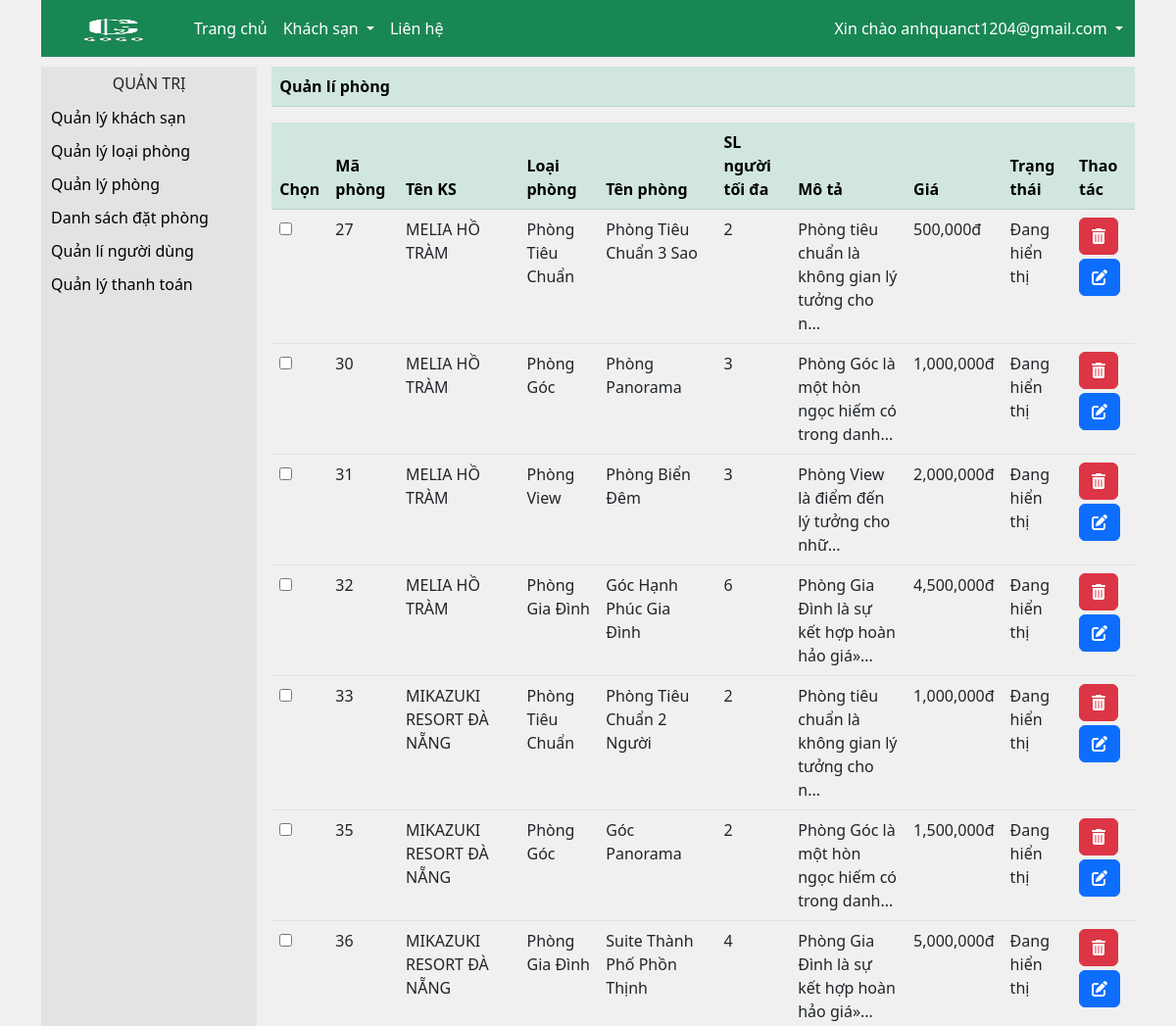
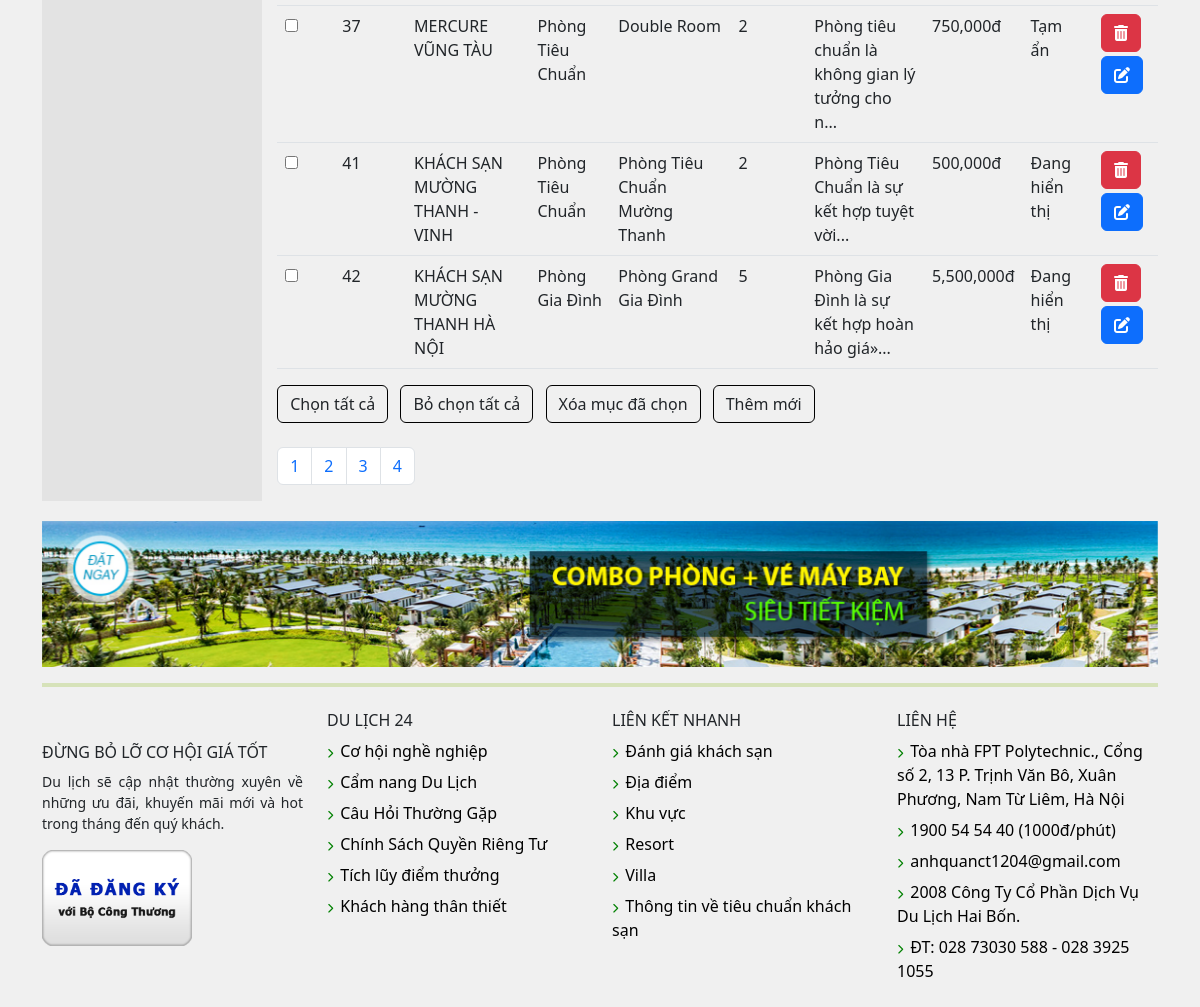
The page /?action=managerRoom (signed in) on the database its author committed (2 pictures, top to bottom).
### tables this page shows
CREATE TABLE `room` (
  `RoomID` int NOT NULL,
  `HotelID` int NOT NULL,
  `RoomTypeID` int NOT NULL,
  `RoomName` varchar(200) NOT NULL,
  `MaximumNumber` int NOT NULL,
  `Description` text NOT NULL,
  `Image` varchar(200) NOT NULL,
  `Price` int NOT NULL,
  `DisplayRoomID` int NOT NULL
);

CREATE TABLE `hotel` (
  `HotelID` int NOT NULL,
  `NameHotel` varchar(200) NOT NULL,
  `Image` varchar(200) NOT NULL,
  `Address` varchar(400) NOT NULL,
  `Phone` varchar(40) NOT NULL,
  `Email` varchar(100) NOT NULL,
  `Views` int DEFAULT NULL,
  `DisplayHotelID` int NOT NULL
);

CREATE TABLE `roomtype` (
  `RoomTypeID` int NOT NULL,
  `RoomTypeName` varchar(200) NOT NULL,
  `Description` text NOT NULL,
  `DisplayRoomTypeID` int NOT NULL
);

### model/room.php (called while the page is built, shortened)
<?php
    function getCountRoom() {
        $conn = connectDB() ;
        $sql = "SELECT COUNT(*) AS `CountRoom` FROM `room`" ;
        $result = $conn -> query($sql) -> fetch() ;
        return $result ;
    }
    function getRoomAdmin() {
        if(isset($_GET['pages'])) {
            $pages = $_GET['pages'] ;
        }else {
            $pages = 1 ;
        }
        $location = ($pages - 1) * 10 ;
        $conn = connectDB() ;
        $sql = "SELECT `hotel`.`NameHotel` , `roomtype`.`RoomTypeName` , `room`.* FROM `room`
        JOIN `hotel` ON `hotel`.`HotelID` = `room`.`HotelID`
        JOIN `roomtype` ON `roomtype`.`RoomTypeID` = `room`.`RoomTypeID` LIMIT $location,10" ;
        $result = $conn -> query($sql) -> fetchAll() ;
        return $result ;
    }
?>

### views/admin/room/rooms.php (the view, shortened to what this page needs)
    <div class="box">
    <?php
        require './views/admin/navAdmin.php' ;
    ?>
    <div>
        <table class="table">
            <thead class="table-success">
                <tr>
                    <th>Quản lí phòng</th>
                </tr>
            </thead>
        </table>
        <form action="" method="post">
            <table class="table table-hover">
                <thead class="table-success">
                    <tr>
                        <th>Chọn</th>
                        <th>Mã phòng</th>
                        <th>Tên KS</th>
                        <th>Loại phòng</th>
                        <th>Tên phòng</th>
                        <th>SL người tối đa</th>
                        <th>Mô tả</th>
                        <th>Giá</th>
                        <th>Trạng thái</th>
                        <th>Thao tác</th>
                    </tr>
                </thead>
                <tbody>
                    <?php foreach($listRooms as $Rooms => $Room) : ?>
                        <tr>
                            <td><input type="checkbox" name="RoomID[]" id="checkList" value="<?php echo $Room -> RoomID ?>"></td>
                            <td><?php echo $Room -> RoomID ?></td>
                            <td><?php echo $Room -> NameHotel ?></td>
                            <td><?php echo $Room -> RoomTypeName ?></td>
                            <td><?php echo $Room -> RoomName ?></td>
                            <td><?php echo $Room -> MaximumNumber ?></td>
                            <td><?php echo substr($Room -> Description , 0 , 55) .'...' ?></td>
                            <td><?php echo number_format($Room -> Price) .'đ' ?></td>
                            <td><?php echo $Room -> DisplayRoomID == 1 ? "Đang hiển thị" : "Tạm ẩn" ; ?></td>
                            <td>
                                <a href="?action=managerRoom&&DeleteRoomID=<?php echo $Room -> RoomID ?>" onclick="return confirm('Bạn chắc chắn xóa chứ ?');" class="btn btn-danger"><i class="fa-solid fa-trash-can"></i></a>
                                <a href="?action=updateRoom&&UpdateRoomID=<?php echo $Room -> RoomID ?>" class="btn btn-primary my-1"><i class="fa-solid fa-pen-to-square"></i></a>
                            </td>
                        </tr>
                    <?php endforeach ; ?>
                </tbody>
            </table>
            <tr>
                <a class="btn open_checked button-admin">Chọn tất cả</a>
                <a class="btn close_checked mx-2 button-admin">Bỏ chọn tất cả</a>
                <button type="submit" class="btn delete_checked button-admin" onclick="return confirm('Bạn chắc chắn xóa chứ ?');" name="delete_checked">Xóa mục đã chọn</button>
                <a class="btn mx-2 button-admin" data-bs-toggle="modal" data-bs-target="#exampleModal">Thêm mới</a>
            </tr>
        </form>
        <nav aria-label="..." class="mt-4">
            <ul class="pagination">
                <?php for($i = 1 ; $i <= ceil($count/10) ; $i ++) {
                ?>
                <li class="page-item"><a class="page-link" href="?action=managerRoom&&pages=<?php echo $i ?>"><?php echo $i ?></a></li>
                <?php
                } ?>
            </ul>
        </nav>
    </div>
</div>

### css/style.css (style rules this page uses)
* { margin: 0; padding: 0; box-sizing: border-box; }
body { background-color: #f0f0f0; }
.box { display: grid; grid-template-columns: 1fr 4fr; gap : 15px ; margin-top : 10px ; }
.button-admin { border: 1px solid black; }

### views/admin/navAdmin.php (style rules this page uses)
a { text-decoration: none; }

### rows shown on the page
room: RoomID "27", HotelID.NameHotel "MELIA HỒ TRÀM", RoomTypeID.RoomTypeName "Phòng Tiêu Chuẩn", RoomName "Phòng Tiêu Chuẩn 3 Sao", MaximumNumber "2", Description "Phòng tiêu chuẩn là không gian lý tưởng cho n", Price "500,000", DisplayRoomID "Đang hiển thị"
room: RoomID "30", HotelID.NameHotel "MELIA HỒ TRÀM", RoomTypeID.RoomTypeName "Phòng Góc", RoomName "Phòng Panorama", MaximumNumber "3", Description "Phòng Góc là một hòn ngọc hiếm có trong danh", Price "1,000,000", DisplayRoomID "Đang hiển thị"
room: RoomID "31", HotelID.NameHotel "MELIA HỒ TRÀM", RoomTypeID.RoomTypeName "Phòng View", RoomName "Phòng Biển Đêm", MaximumNumber "3", Description "Phòng View là điểm đến lý tưởng cho nhữ", Price "2,000,000", DisplayRoomID "Đang hiển thị"
room: RoomID "32", HotelID.NameHotel "MELIA HỒ TRÀM", RoomTypeID.RoomTypeName "Phòng Gia Đình", RoomName "Góc Hạnh Phúc Gia Đình", MaximumNumber "6", Description "Phòng Gia Đình là sự kết hợp hoàn hảo giá»", Price "4,500,000", DisplayRoomID "Đang hiển thị"
room: RoomID "33", HotelID.NameHotel "MIKAZUKI RESORT ĐÀ NẴNG", RoomTypeID.RoomTypeName "Phòng Tiêu Chuẩn", RoomName "Phòng Tiêu Chuẩn 2 Người", MaximumNumber "2", Description "Phòng tiêu chuẩn là không gian lý tưởng cho n", Price "1,000,000", DisplayRoomID "Đang hiển thị"
room: RoomID "35", HotelID.NameHotel "MIKAZUKI RESORT ĐÀ NẴNG", RoomTypeID.RoomTypeName "Phòng Góc", RoomName "Góc Panorama", MaximumNumber "2", Description "Phòng Góc là một hòn ngọc hiếm có trong danh", Price "1,500,000", DisplayRoomID "Đang hiển thị"
room: RoomID "36", HotelID.NameHotel "MIKAZUKI RESORT ĐÀ NẴNG", RoomTypeID.RoomTypeName "Phòng Gia Đình", RoomName "Suite Thành Phố Phồn Thịnh", MaximumNumber "4", Description "Phòng Gia Đình là sự kết hợp hoàn hảo giá»", Price "5,000,000", DisplayRoomID "Đang hiển thị"
room: RoomID "37", HotelID.NameHotel "MERCURE VŨNG TÀU", RoomTypeID.RoomTypeName "Phòng Tiêu Chuẩn", RoomName "Double Room", MaximumNumber "2", Description "Phòng tiêu chuẩn là không gian lý tưởng cho n", Price "750,000", DisplayRoomID "Tạm ẩn"
room: RoomID "41", HotelID.NameHotel "KHÁCH SẠN MƯỜNG THANH - VINH", RoomTypeID.RoomTypeName "Phòng Tiêu Chuẩn", RoomName "Phòng Tiêu Chuẩn Mường Thanh", MaximumNumber "2", Description "Phòng Tiêu Chuẩn là sự kết hợp tuyệt vời", Price "500,000", DisplayRoomID "Đang hiển thị"
room: RoomID "42", HotelID.NameHotel "KHÁCH SẠN MƯỜNG THANH HÀ NỘI", RoomTypeID.RoomTypeName "Phòng Gia Đình", RoomName "Phòng Grand Gia Đình", MaximumNumber "5", Description "Phòng Gia Đình là sự kết hợp hoàn hảo giá»", Price "5,500,000", DisplayRoomID "Đang hiển thị"

### other values the page prints
$_SESSION['email'] "anhquanct1204@gmail.com"
